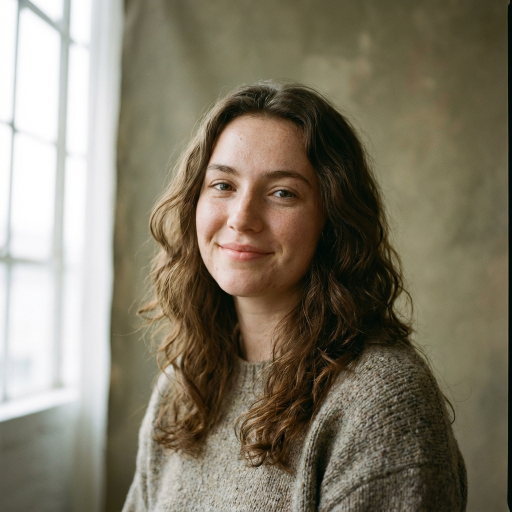
#> input picture input.png, 1024 x 1024 px (shown at 1/2 size)
$ python -i face_enhancement.py   (imports and definitions only)
#> lines starting #> are read from the running program, lines starting #| are printed output that depends on the picture
#> further down, picture is the input picture: shape (1024, 1024, 3); mean B, G, R 102.6, 120.8, 128.3
"""
Face Enhancement Module
Improves face clarity while preserving natural skin texture.
Uses OpenCV Haar Cascade for face detection.
"""

import cv2
import numpy as np
import os


class FaceEnhancer:
    """Handles face detection and enhancement."""

    def __init__(self):
        """Initialize OpenCV Face Detection with Haar Cascade."""
        # Load Haar cascade for face detection
        cascade_path = cv2.data.haarcascades + 'haarcascade_frontalface_default.xml'
        self.face_cascade = cv2.CascadeClassifier(cascade_path)

    def detect_faces(self, image):
        """
        Detect faces in the image.

        Args:
            image: Input image (BGR format)

        Returns:
            List of face bounding boxes [(x, y, w, h), ...]
        """
        # Convert to grayscale for detection
        gray = cv2.cvtColor(image, cv2.COLOR_BGR2GRAY)
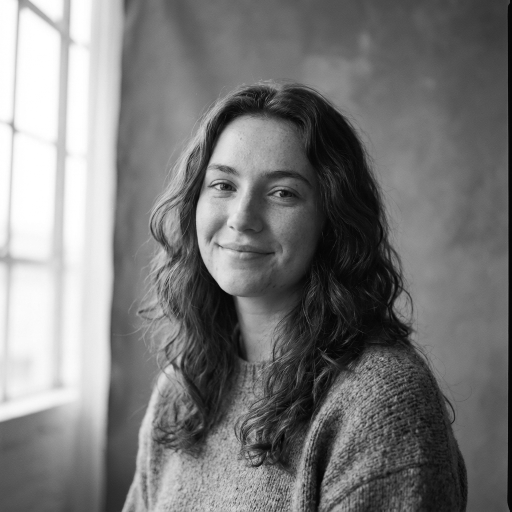
#> gray: shape (1024, 1024) (shown at 1/2 size); min 0, max 255, mean 120.9

        # Detect faces
        faces = self.face_cascade.detectMultiScale(
            gray,
            scaleFactor=1.1,
            minNeighbors=5,
            minSize=(30, 30),
            flags=cv2.CASCADE_SCALE_IMAGE
        )
#> faces = [[316, 931, 79, 79], [260, 600, 103, 103], [345, 255, 307, 307]]

        # Convert to list of tuples
        face_list = []
        for (x, y, w, h) in faces:
            # Ensure coordinates are within image bounds
            h_img, w_img = image.shape[:2]
            x = max(0, x)
            y = max(0, y)
            w = min(w, w_img - x)
            h = min(h, h_img - y)

            face_list.append((x, y, w, h))
#> this loop made 3 passes
#> after the loop, face_list = [(316, 931, 79, 79), (260, 600, 103, 103), (345, 255, 307, 307)]

        return face_list

    def smooth_skin(self, image, face_bbox, strength=0.3):
        """
        Apply gentle skin smoothing using bilateral filter.

        Args:
            image: Input image
            face_bbox: Face bounding box (x, y, w, h)
            strength: Smoothing strength (0.0-1.0)

        Returns:
            Image with smoothed skin in face region
        """
        x, y, w, h = face_bbox

        # Extract face region with padding to avoid edge artifacts
        face_region = image[y:y+h, x:x+w].copy()

        # Apply gentle bilateral filter - reduced parameters to prevent black spots
        d = max(5, int(7 * strength))  # Smaller filter diameter
        sigma_color = 40 * strength  # Reduced from 75
        sigma_space = 40 * strength  # Reduced from 75

        smoothed = cv2.bilateralFilter(face_region, d, sigma_color, sigma_space)

        # Blend smoothed with original to prevent over-smoothing
        # Use weighted blend instead of frequency separation to avoid artifacts
        blend_ratio = 0.4 * strength  # Much gentler blend
        result = cv2.addWeighted(smoothed, blend_ratio, face_region, 1.0 - blend_ratio, 0)

        # Ensure no negative values or overflow
        result = np.clip(result, 0, 255).astype(np.uint8)

        # Place back into image
        output = image.copy()
        output[y:y+h, x:x+w] = result

        return output

    def enhance_details(self, image, face_bbox, amount=1.15):
        """
        Gently enhance facial details using local contrast enhancement.

        Args:
            image: Input image
            face_bbox: Face bounding box
            amount: Enhancement amount (1.0-1.5) - reduced to prevent artifacts

        Returns:
            Image with enhanced facial details
        """
        x, y, w, h = face_bbox

        # Extract face region
        face_region = image[y:y+h, x:x+w].copy()

        # Convert to LAB color space
        lab = cv2.cvtColor(face_region, cv2.COLOR_BGR2LAB)
        l, a, b = cv2.split(lab)

        # Apply gentle CLAHE to L channel - reduced clip limit to prevent black spots
        clahe = cv2.createCLAHE(clipLimit=1.5 * amount, tileGridSize=(8, 8))
        l_enhanced = clahe.apply(l)

        # Blend enhanced L with original to prevent over-enhancement
        l_blended = cv2.addWeighted(l_enhanced, 0.6, l, 0.4, 0)

        # Merge back
        enhanced_lab = cv2.merge([l_blended, a, b])
        enhanced = cv2.cvtColor(enhanced_lab, cv2.COLOR_LAB2BGR)

        # Place back into image
        output = image.copy()
        output[y:y+h, x:x+w] = enhanced

        return output

    def enhance_face(self, image, smooth_strength=0.25, detail_amount=1.1):
        """
        Complete face enhancement pipeline with gentle parameters.

        Args:
            image: Input image
            smooth_strength: Skin smoothing strength (reduced to prevent artifacts)
            detail_amount: Detail enhancement amount (reduced to prevent black spots)

        Returns:
            Enhanced image
        """
        # Detect faces
        faces = self.detect_faces(image)
#> faces has the same summary as face_list in detect_faces

        if not faces:
            # No faces detected, return original
            return image

        # Process each detected face
        result = image.copy()
        for face_bbox in faces:
            # Apply skin smoothing
            result = self.smooth_skin(result, face_bbox, smooth_strength)

            # Enhance details
            result = self.enhance_details(result, face_bbox, detail_amount)
#> this loop made 3 passes
#> pass 1, in smooth_skin, `face_region = image[y:y+h, x:x+w].copy()`:
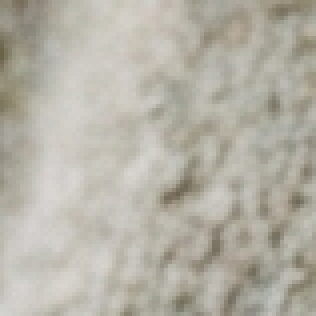
#> face_region: shape (79, 79, 3) (shown 4 times larger); mean B, G, R 166.5, 177.7, 181
#> pass 1, in enhance_details, `l, a, b = cv2.split(lab)`:
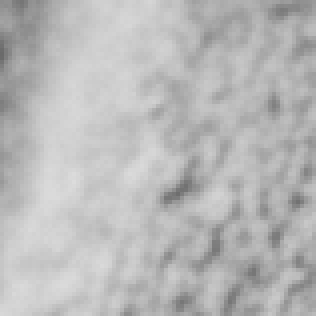
#> l: shape (79, 79) (shown 4 times larger); min 106, max 220, mean 184.6

        return result

    def close(self):
        """Release resources."""
        pass


def test():
    """Test function for module validation."""
    # Create a test image
    test_image = np.random.randint(0, 255, (480, 640, 3), dtype=np.uint8)

    # Initialize enhancer
    enhancer = FaceEnhancer()

    # Test face detection
    faces = enhancer.detect_faces(test_image)
    print(f"Detected {len(faces)} faces")

    # Test enhancement
    result = enhancer.enhance_face(test_image)
    print(f"Enhancement complete. Output shape: {result.shape}")

    # Cleanup
    enhancer.close()

    return True

>>> import cv2
>>> picture = cv2.imread('../input.png')
>>> result = FaceEnhancer().enhance_face(picture)
